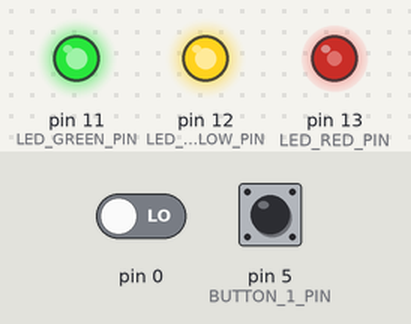
The sketch below on a simulated Arduino Uno, built with avr-gcc and run on an emulated ATmega328P. On the bench: output pins drawn as LEDs (lit = HIGH). The inputs (shaded band) are chosen by the test bench; at power-on: pin 5 (BUTTON_1_PIN) HIGH, pin 0 LOW.

Above: at 1.2 s.
1.3 s: pin 5 (BUTTON_1_PIN) pulled LOW for 0.15 s
At 2.0 s:
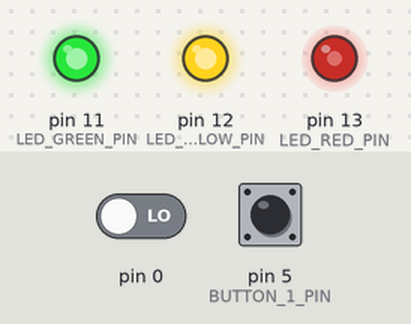
2.9 s: pin 5 (BUTTON_1_PIN) pulled LOW for 3.2 s
At 3.6 s:
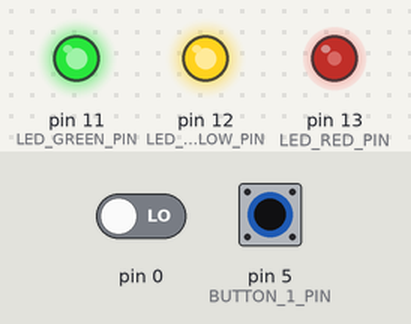
7.6 s: pin 0 driven HIGH and pin 5 (BUTTON_1_PIN) driven LOW
At 8.8 s:
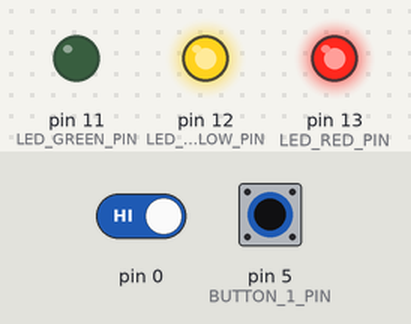
12.1 s: pin 0 driven LOW
At 13.6 s:
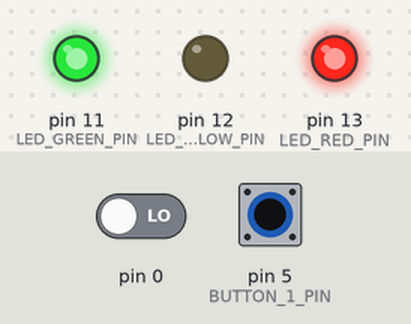
15.1 s: pin 0 driven HIGH
At 16.5 s:
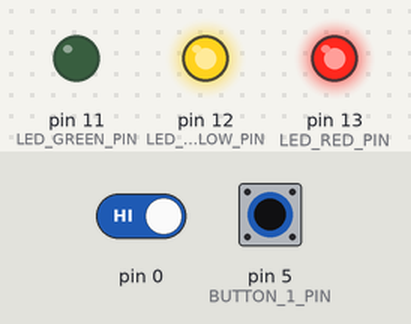
Timing chart, 0 to 17.6 s (numbered marks = the images above; inputs shaded):
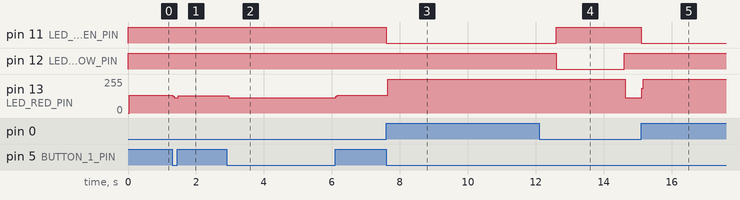

Measured:
- after the input at 1.3 s, pin 13 (LED_RED_PIN): 135/255 → 116/255 at once, → 130/255 0.16 s later
- after the input at 2.9 s, pin 13 (LED_RED_PIN): 130/255 → 116/255 after 0.06 s, → 135/255 3.2 s later
- after the input at 7.6 s, pin 11 (LED_GREEN_PIN): HIGH → LOW at once; pin 13 (LED_RED_PIN): 135/255 → 255/255 at once
- after the input at 12.1 s, pin 11 (LED_GREEN_PIN): goes on until 12.6 s, then stays HIGH; pin 13 (LED_RED_PIN): 255/255 → 116/255 after 2.5 s
- after the input at 15.1 s, pin 11 (LED_GREEN_PIN): HIGH → LOW at once; pin 13 (LED_RED_PIN): 116/255 → 255/255 at once

The sketch:

TrafficLights.ino
```cpp
//defining the pins
const int LED_RED_PIN = 13;
const int LED_YELLOW_PIN = 12;
const int LED_GREEN_PIN = 11;

const int BUTTON_1_PIN = 5;

void setup() {
  //setting the input/output of the pins
  pinMode(LED_RED_PIN, OUTPUT);
  pinMode(LED_YELLOW_PIN, OUTPUT);
  pinMode(LED_GREEN_PIN, OUTPUT);
  pinMode(BUTTON_1_PIN, INPUT_PULLUP);
}

void loop() {
  //turn off all the lights before turning only the red light on
  digitalWrite(LED_RED_PIN, HIGH);
  digitalWrite(LED_YELLOW_PIN, HIGH);
  digitalWrite(LED_GREEN_PIN, HIGH);

  //the default color of the traffic light is red
  digitalWrite(LED_RED_PIN, LOW);

  //the state of the buttons is nul
  bool button1State = 0;

  //reading the state of the button pin
  button1State = digitalRead(BUTTON_1_PIN);

  //if the button is clicked and the red light is already turned on, run the trafficLight() function
  if(button1State == LOW && digitalRead(LED_RED_PIN == LOW)) {
    trafficLight();
  }
}

void trafficLight() {
  digitalWrite(LED_RED_PIN, HIGH);
  digitalWrite(LED_GREEN_PIN, LOW);

  delay(5000);

  digitalWrite(LED_GREEN_PIN, HIGH);
  digitalWrite(LED_YELLOW_PIN, LOW);

  delay(2000);

  digitalWrite(LED_YELLOW_PIN, HIGH);
  digitalWrite(LED_RED_PIN, LOW);
}
```
